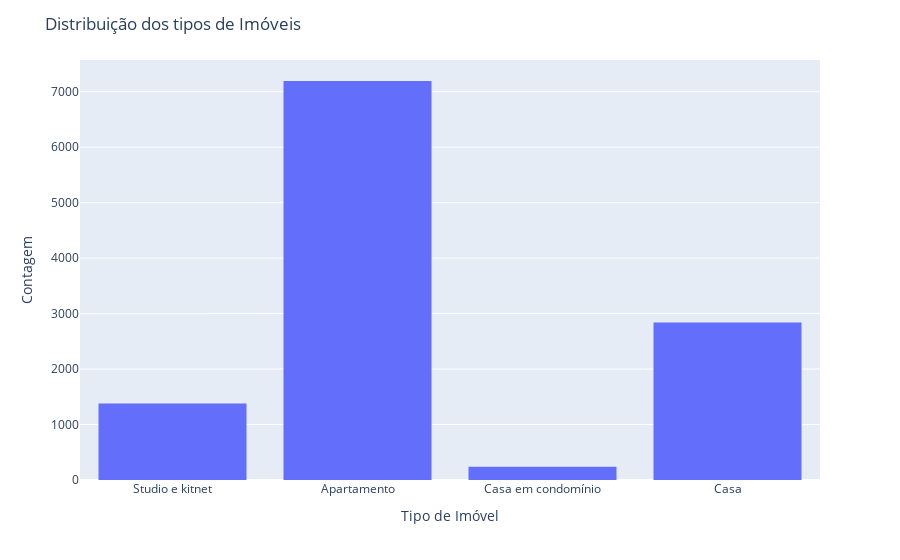

The notebook cell saved with this chart:
### Code cell
import plotly.express as px

fig= px.histogram(aptos, x='type')
fig.update_layout(title='Distribuição dos tipos de Imóveis',
                  xaxis_title='Tipo de Imóvel',
                  yaxis_title='Contagem')

fig.show()

### Figure 1 — Plotly figure (JSON) as saved in the notebook; plotly's stock layout.template omitted (floating-point values rounded to 4 significant figures; data arrays with more than 128 entries replaced by an {"elided": "..."} marker saying what was removed)
{"data": [{"alignmentgroup": "True", "bingroup": "x", "hovertemplate": "type=%{x}<br>count=%{y}<extra></extra>", "legendgroup": "", "marker": {"color": "#636efa", "pattern": {"shape": ""}}, "name": "", "offsetgroup": "", "orientation": "v", "showlegend": false, "type": "histogram", "x": {"elided": "11657 str values"}, "xaxis": "x", "yaxis": "y"}], "layout": {"barmode": "relative", "legend": {"tracegroupgap": 0}, "margin": {"t": 60}, "title": {"text": "Distribuição dos tipos de Imóveis"}, "xaxis": {"anchor": "y", "domain": [0, 1], "title": {"text": "Tipo de Imóvel"}}, "yaxis": {"anchor": "x", "domain": [0, 1], "title": {"text": "Contagem"}}}}
